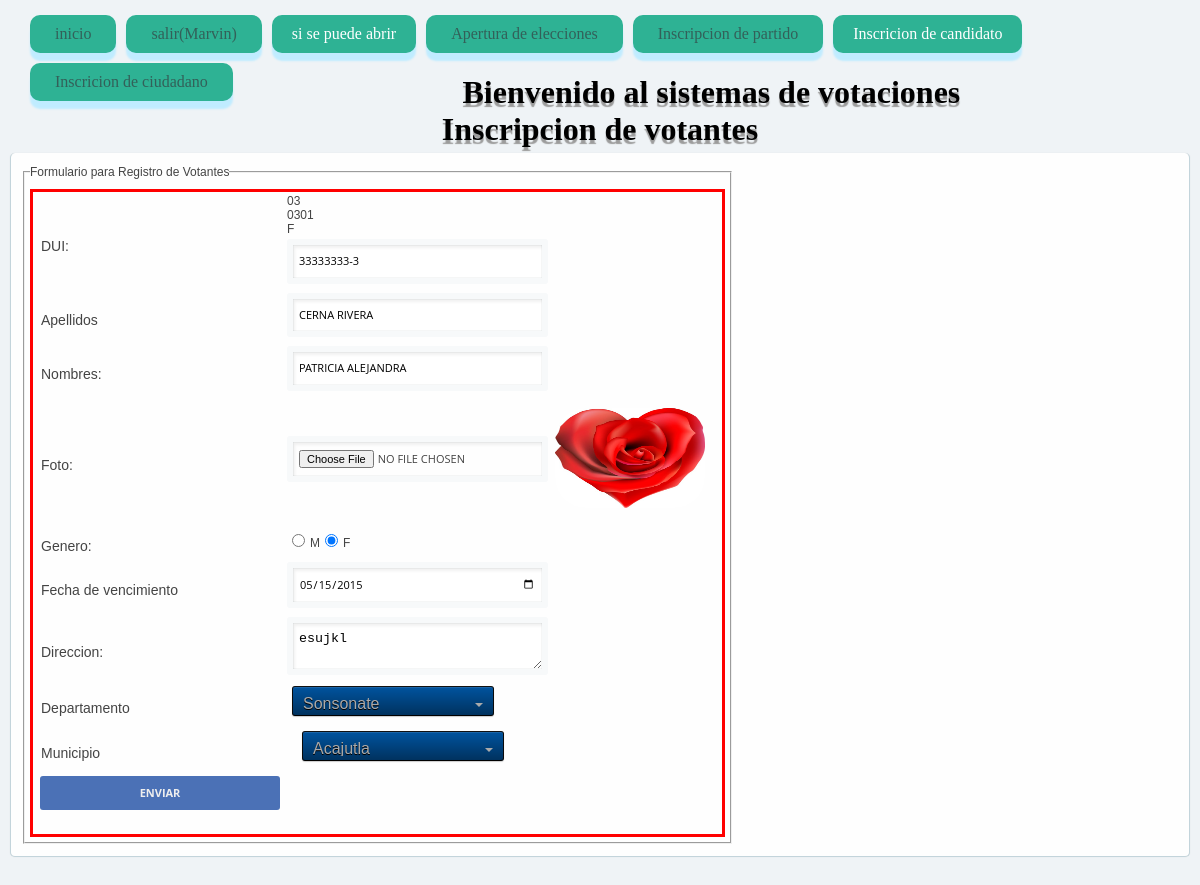
The page /ciudadanoBuscar.php?id=4 (signed in) on the database its author committed.
### tables this page shows
CREATE TABLE IF NOT EXISTS `ciudadano` (
`id_ciudadano` int(11) NOT NULL,
  `dui` varchar(10) NOT NULL,
  `nombres` varchar(30) NOT NULL,
  `apellidos` varchar(30) NOT NULL,
  `fecha_vencimiento` date NOT NULL,
  `genero` varchar(2) NOT NULL,
  `foto` varchar(50) NOT NULL,
  `id_departamento` varchar(11) NOT NULL,
  `id_municipios` varchar(11) NOT NULL,
  `direccion` varchar(150) NOT NULL,
  `estadodeVoto` varchar(20) NOT NULL
);

### Clases/Coneccion.php (called while the page is built, shortened)
<?php
 function consultaD($coneccion,$sql,$modo=2,$presentacion=FALSE){
	$ejecutor= $coneccion;
	$manejador = trim($sql) ;
	$devolucion = "" ;
	try {$datos = $ejecutor->query($manejador);
		$datos-> setFetchMode($modo) ;
		if ($presentacion==TRUE){
			$devolucion.= "<table border=1>";
			foreach ($datos->fetchAll() as $registros){
				$devolucion.="<tr>";
				foreach ($registros as $valor){
					$devolucion.="<td>".$valor."</td>";
				}
				$devolucion.= "</tr>";
			}
			$devolucion.="</table>";
				}else{
					$contenedor = $datos->fetchAll();
					$devolucion= $contenedor;
				}
	}catch (Exception $exc ) {
		return "No se pudieron consultar los datos<br />".$exc->getMessage();
	}
	return $devolucion;
}
?>

### ciudadanoBuscar.php (the view, shortened to what this page needs)
<?php include './Clases/Coneccion.php';?>
<?php  include "Coneccion.php"; ?>
 <?php
 if (isset($_SESSION["nombre"])) {
 	?>
<?php   $sql = "SELECT * FROM  ciudadano WHERE id_ciudadano='".$_REQUEST['id']."';";
  $datos=consultaD($con,$sql,3);?>
<!DOCTYPE html>
<html>
	<head>
			<link rel=stylesheet href="css/estyle.css" type="text/css">
			<link rel=stylesheet href="css/name.css" type="text/css">
			<link rel=stylesheet href="css/selec.css" type="text/css">
			<link rel="stylesheet" type="text/css" href="css/prototipo1.css">
	</head>
	<body>
				<div ID ="base">
<section>
<ul Class="juan">
 <li><a href="hhh.html">inicio</a></li>
 <li><a href="Index.php?cerrar=session"> salir(<?php echo $_SESSION["nombre"];?>)</a></li>
		<li><?php
		$consulta= mysql_query("SELECT * FROM tipo_de_eleccion WHERE tipo_eleccion1= 1 or tipo_eleccion1=2 or tipo_eleccion1=3  ",$Coneccion);
@$array_consulta = mysql_fetch_array($consulta);
$fecha=$array_consulta["fecha"];
if ($fecha<date("Y") ) {
echo "si se puede abrir";
echo "<li><a href='Tipo de eleccion t.php'> Apertura de elecciones</a>
";
}else{
	echo "";
}
?></li>
		<li><a href="Formulario Inscripcion Partido.php">Inscripcion de partido</a>
</li>
		<li>Inscricion de candidato
		</li>
		<li><a href="Formulario Registro de votante .php">Inscricion  de ciudadano</a>
		</li>
	</ul>
	<br>
</section>
</div>
<br>
		<br>
		<h1> Bienvenido al sistemas de votaciones <br>Inscripcion de votantes</h1>
			<form action="modificarCiudadano.php"  method="post" enctype="multipart/form-data" class="box lgin">
		<table  >
		<td>
		<fieldset>
  				<legend> Formulario para Registro de Votantes</legend>
  				<table  bordercolor="red">
  				<td>
  				<label>DUI:</label>
  				</td>
  				<td>
  				<?php
  				$depto=$datos[0][7];
  				$muni=$datos[0][8];
  				echo $depto;
  				echo "<br>";
  				echo $muni;
  				echo "<br>";
  				$generos=$datos[0][5];
  				echo $generos;
  				?>
  					<input type="Text" name="DUI" value='<?php print $datos[0][1]?>' id="hola" Placeholder="00000000-0" onkeyup="mascara(this,'-',patron3,true)" onkeypress="return justNumbers(event);" maxlength="10"  required>
  				</td>
		<tr>
			<td>
				<label>Apellidos</label>
			</td>
			<td>
				<input type="Text" name="Apellido" value='<?php print $datos[0][3]?>' onkeypress="txNombres()" placeholder="Apellido" required>
			</td>
		</tr>
		<tr>
			<td>
				<label>Nombres:</label>
			</td>
			<td>
				<input type="Text" name="Nombre" value='<?php print $datos[0][2]?>' onkeypress="txNombres()"  placeholder="Nombres" required>
			</td>
		</tr>
		<tr>
			<td>
				<label>Foto:</label>
			</td>
			<td>
				 <input type="file" name="imagen" onclick="document.getElementById('imagen').style.display='none'" id="files"  accept="image/*"  >
			</td>
			<td width="170px" height="126px">
			<img  id="imagen"  style="width:150px;height:100px;"src="<?php print $datos[0][6]?>" >
              </td>
		</tr>
		<tr>
			<td>
				<label>Genero:</label>
			</td>
			<td>
			<?php
				if ($generos=="M") {
		echo '<input type="Radio" checked="TRUE" name="genero" value="M">M';
		echo '<input type="Radio" name="genero" value="F" required>F ';
				}else{
					echo '<input type="Radio"  name="genero" value="M">M';
		echo '<input type="Radio" checked="TRUE" name="genero" value="F" required>F ';
				}
			  ?>
			</td>
		</tr>
		<tr>
			<td>
				<label>Fecha de vencimiento</label>
			</td>
			<td>
				<input type="date" name="fecha"  value='<?php print $datos[0][4]?>'required>
			</td>
		</tr>
		<tr>
			<td>
				<label>Direccion:</label>
			</td>
			<td>
				 <textarea name="direccion" placeholder='direccion' required><?php print $datos[0][9]?></textarea>
			</td>
		</tr>
		<tr>
			<td>
				<label>Departamento</label>
			</td>
			<td>
			<div class="dropdown dropdown-dark">
			<select name="Departamento" size="1"   class="dropdown-select" onchange="cargarMunicipio(this.options[this.selectedIndex].value);" required>
				<?php
								 	$sql="SELECT id_departamento,departamento,codigo_departamento FROM departamentos WHERE codigo_departamento ='".$depto."'";
				$datos = consultaD($con,$sql);
  					foreach ($datos as  $value) {
  						print "<option value='";
  						print $value['codigo_departamento']."'";
  						print">";
  						print utf8_encode($value['departamento']);
  						print "</option>";
					}
				?>
				</select>
				</div>
			</td>
		</tr>
		<tr>
			<td>
				 <label>Municipio</label>
			</td>
			<td width="203px" height="32px">
			<div class="dropdown dropdown-dark">
					<select name="Municipio" size="1" class="dropdown-select" >
				<?php
				$sql="SELECT id_municipios,municipios,codigo_municipio FROM municipios WHERE codigo_municipio ='".$muni."'";
				$datos = consultaD($con,$sql);
  					foreach ($datos as  $value) {
  						print "<option value='";
  						print $value['codigo_municipio']."'";
  						print">";
  						print utf8_encode($value['municipios']);
  						print "</option>";
					}
				?>
				</select>
			</td>
		</tr>
		<tr>
			<td>
				<input type="submit" value="enviar" name="envio" onclick="wordCount()" >
			</td>
		</tr>
		</table>
		</fieldset>
	</td>
		</table>
		</form>
	</body>
</html>
 	<?php
}else{
	echo "<script type=\"text/javascript\">alert(\"Tu session ha sido cerrada inicia nuevamente\");window.location.assign('Index.php');</script>";
}
  ?>

### css/estyle.css (style rules this page uses)
img { float-left: 50px; padding-top:0px; height: 150px; width: 400px; border-radius:30px; border-image: 20px; border-color: black; }
body { background-color:; }
h1 { text-align: center; text-shadow: 0 4px 1px #9c9c9c; }
* { padding:0px; margin:5px; }
ul , ol { list-style:none; }
a { Text-Decoration:none; color:blue; }
.juan li { Background-Color:black; Color:White; Text-Decoration:none; Padding:10px 20px; Display:block; -moz-border-radius: 10px ; -webkit-border-radius: 10px; border-radius: 10px; moz-box-shadow: 0 8px 2px pink; -webkit-box-shadow: 0 8px pink; box-shadow: 0 8px 2px pink; }
.juan,li:hover { background-color:silver; }
.juan > li { float:left; }

### css/name.css (style rules this page uses)
body { background:#eff3f6; }
.box { background:#fefefe; border: 1px solid #C3D4DB; border-top:1px; -webkit-border-radius:5px; -moz-border-radius:5px; border-radius:5px; -moz-box-shadow:rgba(0,0,0,0.15) 0 0 1px; -webkit-box-shadow:rgba(0,0,0,0.15) 0 0 1px; box-shadow:rgba(0,0,0,0.15) 0 0 1px; color:#444; font:normal 12px/14px Arial, Helvetica, Sans-serif; margin:0 auto 30px; overflow:hidden; }
.box label { display:block; font:14px/22px Arial, Helvetica, Sans-serif; margin:10px 0 0 6px; }
input { text-transform: uppercase; }
.box input[type=file], .box textarea, .box input[type=date], .box input[type=text], .box input[type=password], .txtField, .cjComboBox { border:6px solid #F7F9FA; -webkit-border-radius:3px; -moz-border-radius:3px; border-radius:3px; -moz-box-shadow:2px 3px 3px rgba(0, 0, 0, 0.06) inset, 0 0 1px #95a2a7 inset; -webkit-box-shadow:2px 3px 3px rgba(0, 0, 0, 0.06) inset, 0 0 1px #95a2a7 inset; box-shadow:2px 3px 3px rgba(0, 0, 0, 0.06) inset, 0 0 1px #95a2a7 inset; margin:3px 0 4px; padding:8px 6px; width:237px; display:block; }
input { border: none; font-family: 'Open Sans', Arial, sans-serif; font-size: 11px; line-height: 1.5em; padding: 0; }
form input[type="submit"] { border-radius: 3px; -moz-border-radius: 3px; -webkit-border-radius: 3px; background-color:#4B71B6; color: #eee; font-weight: bold; margin-bottom: 2em; text-transform: uppercase; width: 240px; height: 34px; }

### css/selec.css (style rules this page uses)
.dropdown { display: inline-block; position: relative; overflow: hidden; height: 28px; width: 200px; background: #f2f2f2; border: 1px solid; border-color: white #f7f7f7 #f5f5f5; border-radius: 3px; background-image: -webkit-linear-gradient(top, transparent, rgba(0, 0, 0, 0.06)); background-image: -moz-linear-gradient(top, transparent, rgba(0, 0, 0, 0.06)); background-image: -o-linear-gradient(top, transparent, rgba(0, 0, 0, 0.06)); background-image: linear-gradient(to bottom, transparent, rgba(0, 0, 0, 0.06)); -webkit-box-shadow: 0 1px 1px rgba(0, 0, 0, 0.08); box-shadow: 0 1px 1px rgba(0, 0, 0, 0.08); }
.dropdown:before, .dropdown:after { content: ''; position: absolute; z-index: 2; top: 9px; right: 10px; width: 0; height: 28px; border: 4px dashed; border-color: #888 transparent; pointer-events: none; }
select>option { cursor:pointer; }
.dropdown:before { border-bottom-style: solid; border-top: none; }
.dropdown:after { margin-top: 7px; border-top-style: solid; border-bottom: none; }
.dropdown-select { position: relative; cursor: pointer; width: 130%; margin: 0; padding: 6px 8px 6px 10px; height: 33px; line-height: 14px; font-size: 16px; color: #62717a; text-shadow: 0 1px white; background: #f2f2f2; background: rgba(0, 0, 0, 0) !important; border: 0; border-radius: 0; -webkit-appearance: none; }
.dropdown-select > option { font-size:20px; margin: 3px; padding: 6px 8px; text-shadow: none; background: #f2f2f2; border-radius: 3px; cursor:pointer; }
.dropdown-dark { cursor: pointer; background: #00539E; border-color: #111 #0a0a0a black; background-image: -webkit-linear-gradient(top, transparent, rgba(0, 0, 0, 0.4)); background-image: -moz-linear-gradient(top, transparent, rgba(0, 0, 0, 0.4)); background-image: -o-linear-gradient(top, transparent, rgba(0, 0, 0, 0.4)); background-image: linear-gradient(to bottom, transparent, rgba(0, 0, 0, 0.4)); -webkit-box-shadow: inset 0 1px rgba(255, 255, 255, 0.1), 0 1px 1px rgba(0, 0, 0, 0.2); box-shadow: inset 0 1px rgba(255, 255, 255, 0.1), 0 1px 1px rgba(0, 0, 0, 0.2); }
.dropdown-dark:before { border-bottom-color: #aaa; }
.dropdown-dark:after { border-top-color: #aaa; }
.dropdown-dark .dropdown-select { color: #aaa; text-shadow: 0 1px black; background: #444; cursor: pointer; }
.dropdown-dark .dropdown-select > option { background: #00539E; text-shadow: 0 1px rgba(0, 0, 0, 0.4); cursor:pointer; }

### rows shown on the page
ciudadano: id_departamento "03", id_municipios "0301", genero "F", DUI "33333333-3", Apellido "Cerna Rivera", Nombre "Patricia Alejandra", foto (picture), fecha "05/15/2015", direccion "esujkl"

### other values the page prints
$_SESSION["nombre"] "Marvin"
form field Departamento "Sonsonate"
form field Municipio "Acajutla"
